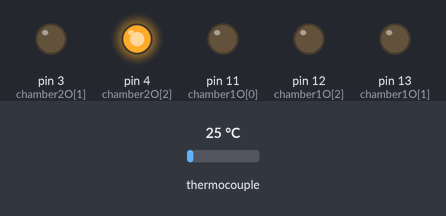
Bench run of a sketch on a simulated Arduino Uno, built with avr-gcc and run on an emulated ATmega328P. Parts: output pins drawn as LEDs (lit = HIGH). Inputs (shaded band) come from the test bench; at power-on: thermocouple 25 °C.

Above: at 1.2 s.
1.3 s: thermocouple set to 34 °C
2.8 s: thermocouple set to 41 °C
At 3.2 s:
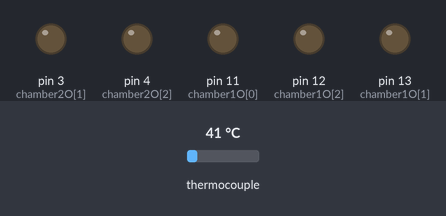
Timing chart, 0 to 5.8 s (numbered marks = the images above; inputs shaded):
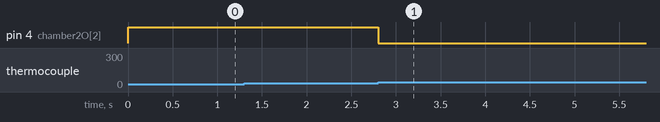

Measured:
- the behaviour switches between 37 and 38 °C on thermocouple (found by bisection; images 0 and 1)
- after the input at 1.3 s, every drawn part: stays the same
- after the input at 2.8 s, pin 4 (chamber2O[2]): HIGH → LOW at once

The sketch:

thermocoupleTest.ino
```cpp
#include <SPI.h>
#include "Adafruit_MAX31855.h"

Adafruit_MAX31855 thermocouple1(8, 7, 6); // initialize thermocouple 1 for Micro     TRUMP (SAMECLK, SAMECS, DIFFDO)
Adafruit_MAX31855 thermocouple2(8, 7, 5); // initialize thermocouple 2 for Micro     TRUMP (SAMECLK, SAMECS, DIFFDO)

// Pin Layout for Arduino Micro
int chamber1O [] = {11, 13, 12}; // pump, solenoid valve, heater
int chamber2O [] = {11, 3, 4}; // pump, solenoid valve, heater
int compCountO = 3;
int cycle = 0;

void setup() { //     TRUMP
//  Serial.begin(9600);
  for (int p = 0; p < compCountO; p++) { // Set pins to OUTPUT      TRUMP
    pinMode(chamber1O[p], OUTPUT); //      TRUMP
    pinMode(chamber2O[p], OUTPUT); //     TRUMP
  }
}

void loop() {
  double f = thermocouple1.readFarenheit(); // thermocouple converts data to F and stores value into c      TRUMP
  Serial.print(f);
  Serial.println();
  analogWrite(chamber2O[2], 255); // turns heater on in CHAMBER1
  if ( f > 100 ) {
  analogWrite(chamber2O[2], 0); //
  delay(1000*20); // delays for 20 s
  }
}
```
